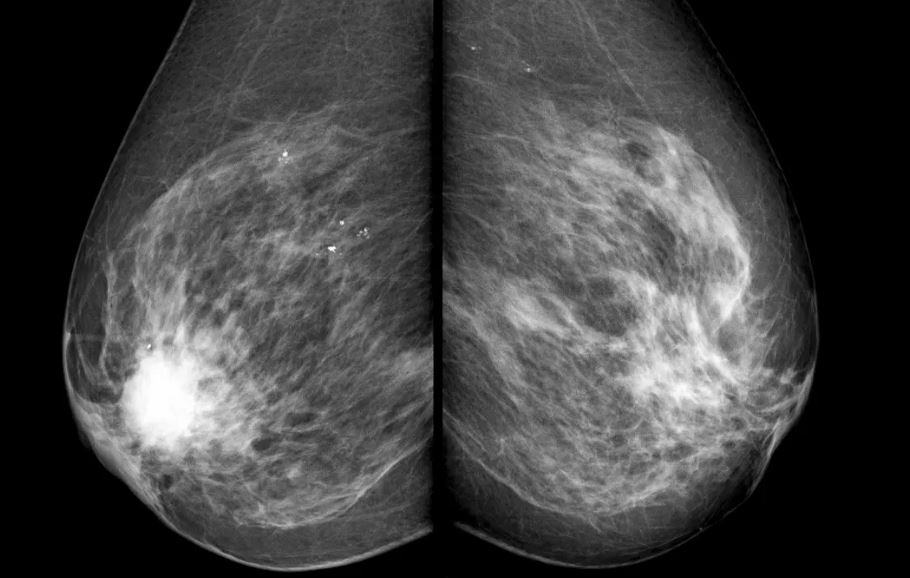
#> input picture 2.Hafta (28.10.2024)/mamo3.jpg, 910 x 578 px
$ python mamo_advanced.py   (older library calls are emulated)
#> lines starting #> are read from the running program, lines starting #| are printed output that depends on the picture; after the words box and inside, x2 and y2 are one past the last pixel; in counts of white or black regions, pixels touching at a corner belong together
import cv2
import numpy as np
import matplotlib.pyplot as plt

image_path = "mamo3.jpg"
image = cv2.imread(image_path, cv2.IMREAD_GRAYSCALE)
#> image is the input picture: shape (578, 910); min 0, max 255, mean 66.4

plt.figure(figsize=(20, 10))

plt.subplot(3, 4, 1)
plt.imshow(image, cmap="gray")
plt.title("Orijinal Görüntü")
plt.axis("off")

hist_eq = cv2.equalizeHist(image) #araştırdığım kadarıyla kontrastı artırıyorki parlaklık daha da yoğunlaşssın
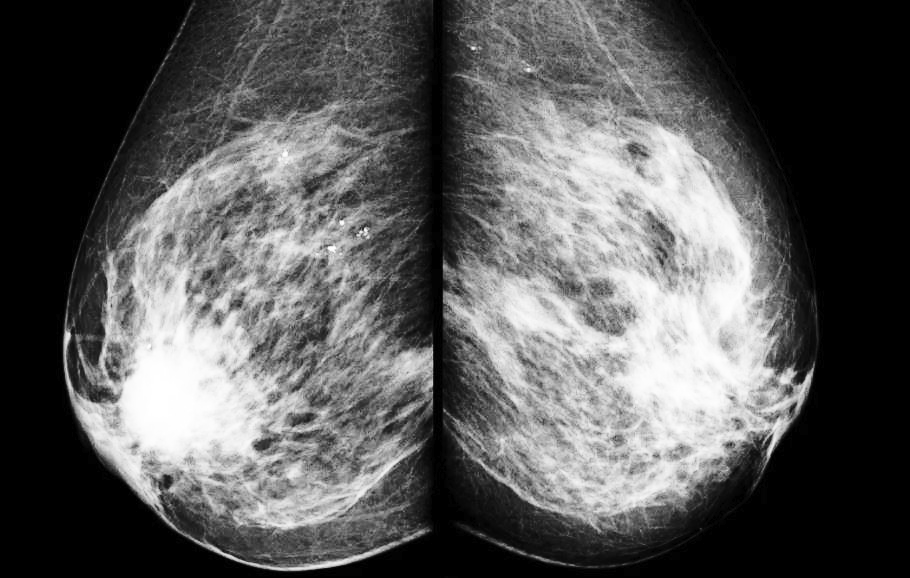
#> hist_eq: shape (578, 910); min 0, max 255, mean 90.3
plt.subplot(3, 4, 2)
plt.imshow(hist_eq, cmap="gray")
plt.title("Histogram Eşitleme")
plt.axis("off")

clahe = cv2.createCLAHE(clipLimit=2.0, tileGridSize=(8, 8))#gelişmiş bir histogram eşitleme yöntemi.
clahe_img = clahe.apply(image)
plt.subplot(3, 4, 3)
plt.imshow(clahe_img, cmap="gray")
plt.title("CLAHE")
plt.axis("off")

gaussian_blur = cv2.GaussianBlur(image, (5, 5), 0)
plt.subplot(3, 4, 4)
plt.imshow(gaussian_blur, cmap="gray")
plt.title("Gaussian Blur")
plt.axis("off")

median_blur = cv2.medianBlur(image, 5)
plt.subplot(3, 4, 5)
plt.imshow(median_blur, cmap="gray")
plt.title("Median Blur")
plt.axis("off")

canny_edges = cv2.Canny(image, 100, 200)
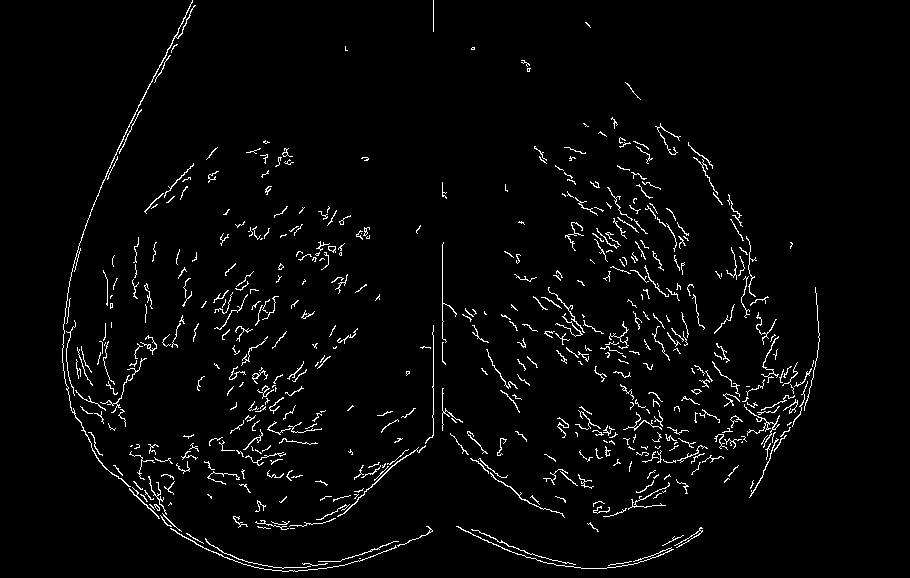
#> canny_edges: shape (578, 910); 2.9% white in thin lines or dots, all inside (x1, y1, x2, y2) = (62, 0, 820, 572)
plt.subplot(3, 4, 6)
plt.imshow(canny_edges, cmap="gray")
plt.title("Canny Kenar Algılama (Orijinal)")
plt.axis("off")

canny_clahe = cv2.Canny(clahe_img, 100, 200)
#> canny_clahe: shape (578, 910); 13.9% white in thin lines or dots, all inside (x1, y1, x2, y2) = (63, 0, 820, 571)
plt.subplot(3, 4, 7)
plt.imshow(canny_clahe, cmap="gray")
plt.title("Canny Kenar Algılama (CLAHE)")
plt.axis("off")

sobelx = cv2.Sobel(clahe_img, cv2.CV_64F, 1, 0, ksize=5)
sobely = cv2.Sobel(clahe_img, cv2.CV_64F, 0, 1, ksize=5)
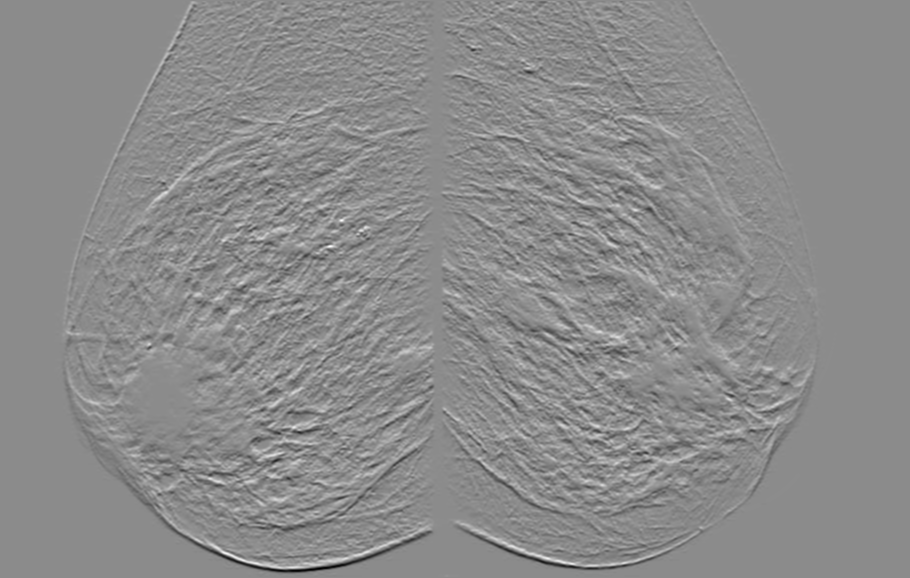
#> sobely: shape (578, 910) float64; min -8461, max 6959, mean -11.3; drawn with min black and max white
sobel_edges = cv2.magnitude(sobelx, sobely)
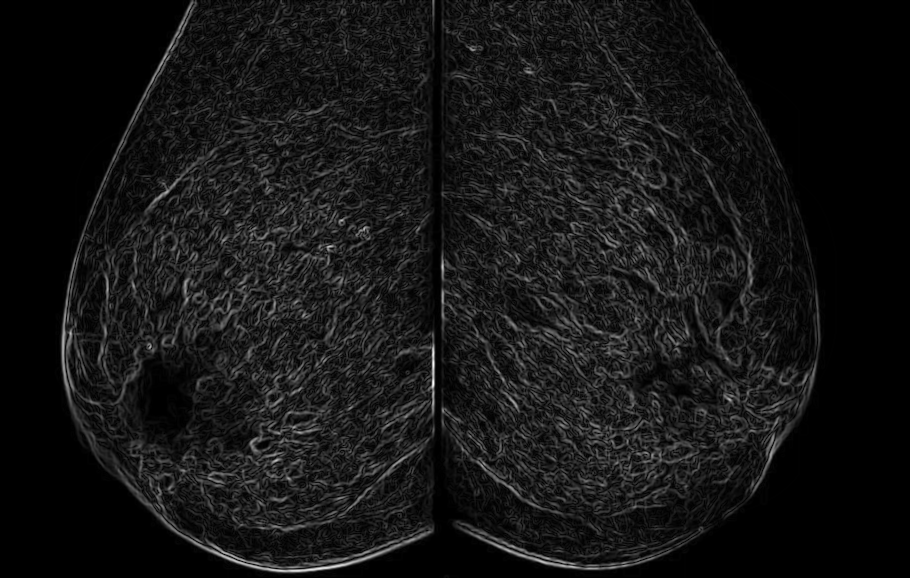
#> sobel_edges: shape (578, 910) float64; min 0, max 9359.1, mean 783.6; drawn with min black and max white
plt.subplot(3, 4, 8)
plt.imshow(sobel_edges, cmap="gray")
plt.title("Sobel Kenar Algılama (CLAHE)")
plt.axis("off")

_, thresh_simple = cv2.threshold(image, 128, 255, cv2.THRESH_BINARY)#araştırıken buldum denemelik
#> thresh_simple: shape (578, 910); 14.2% white; 581 white regions (512 under 20 px), largest, box (x1, y1, x2, y2) and area: (490, 126, 773, 511) 44194, (79, 264, 278, 500) 20178, (455, 306, 529, 389) 1079
plt.subplot(3, 4, 9)
plt.imshow(thresh_simple, cmap="gray")
plt.title("Basit Eşikleme Segmentasyonu")
plt.axis("off")

_, thresh_otsu = cv2.threshold(image, 0, 255, cv2.THRESH_BINARY + cv2.THRESH_OTSU) #araştırıken buldum denemelik
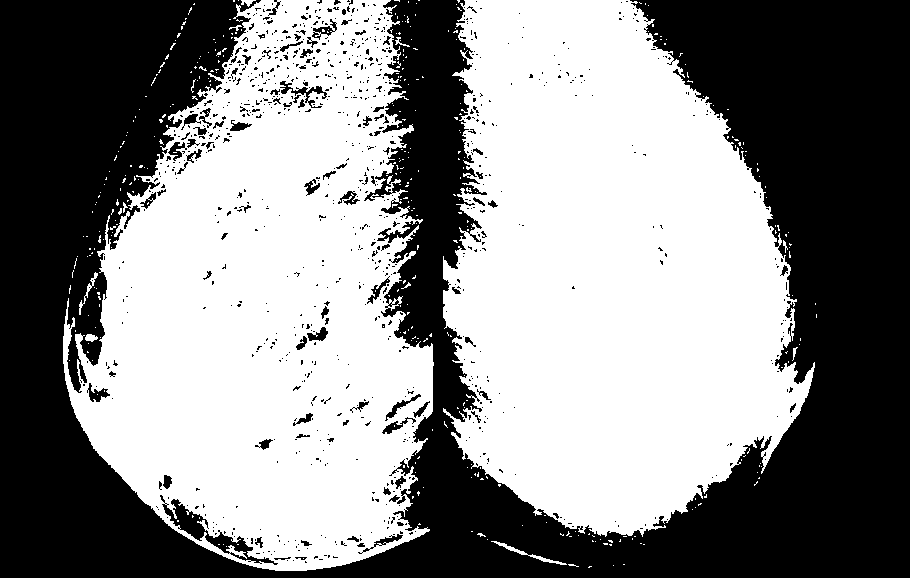
#> thresh_otsu: shape (578, 910); 54% white; 933 black regions (847 under 20 px), largest, box (x1, y1, x2, y2) and area: (0, 0, 910, 578) 232000, (160, 495, 278, 565) 1446, (280, 81, 327, 108) 317
plt.subplot(3, 4, 10)
plt.imshow(thresh_otsu, cmap="gray")
plt.title("Otsu Eşikleme Segmentasyonu")
plt.axis("off")

image_flat = image.reshape((-1, 1))
image_flat = np.float32(image_flat)
criteria = (cv2.TERM_CRITERIA_EPS + cv2.TERM_CRITERIA_MAX_ITER, 100, 0.2)
_, labels, centers = cv2.kmeans(image_flat, 2, None, criteria, 10, cv2.KMEANS_RANDOM_CENTERS)
#> centers = [13.07, 110.6]
segmented_image = labels.reshape(image.shape) #araştırıken buldum denemelik
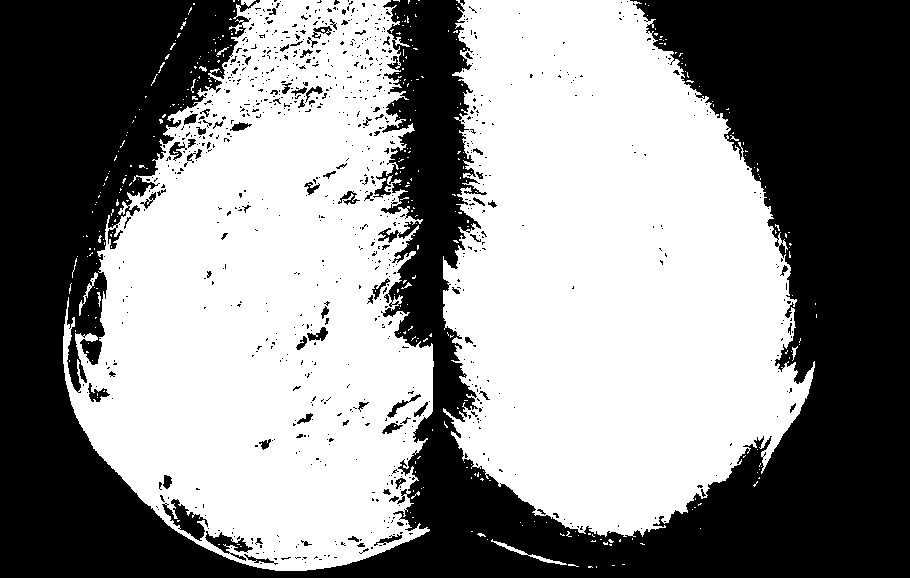
#> segmented_image: shape (578, 910) int32; values 0 (black) and 1 (white), 54.7% white; 895 black regions (816 under 20 px)
plt.subplot(3, 4, 11)
plt.imshow(segmented_image, cmap="gray")
plt.title("K-Means Segmentasyonu")
plt.axis("off")

contours, _ = cv2.findContours(thresh_otsu, cv2.RETR_TREE, cv2.CHAIN_APPROX_SIMPLE)#araştırıken buldum denemelik
#> contours = 1509 contours, 1367 with area under 20; largest, box (x1, y1, x2, y2) and area: (63, 0, 434, 571) 145000, (443, 0, 815, 537) 143882, (161, 498, 279, 566) 1666, (279, 80, 328, 104) 366, (87, 382, 111, 403) 232
contour_img = np.zeros_like(image)
cv2.drawContours(contour_img, contours, -1, (255, 255, 255), 1)
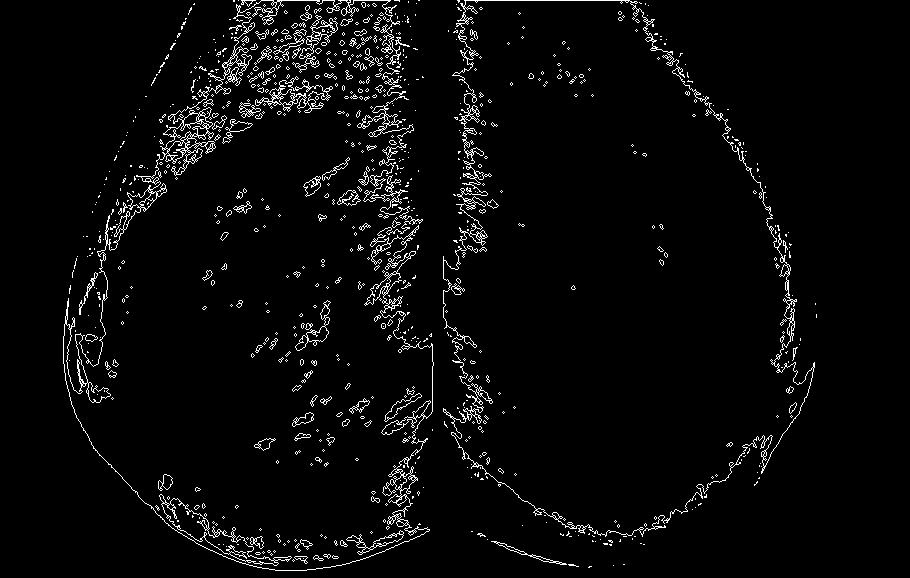
#> contour_img: shape (578, 910); 3.6% white in thin lines or dots, all inside (x1, y1, x2, y2) = (63, 0, 817, 571)
plt.subplot(3, 4, 12)
plt.imshow(contour_img, cmap="gray")
plt.title("Kontur Algılama (Otsu)")
plt.axis("off")

plt.tight_layout()
plt.show()

$ run again, with 2.Hafta (28.10.2024)/mamo1.png saved as 2.Hafta (28.10.2024)/mamo3.jpg
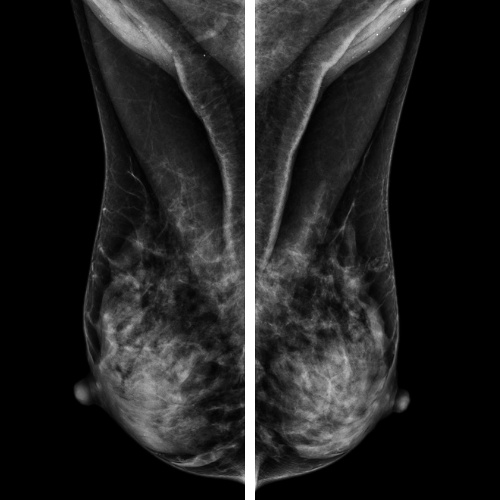
#> input picture 2.Hafta (28.10.2024)/mamo1.png, 500 x 500 px
#> image is the input picture: shape (500, 500); min 0, max 255, mean 35
#> `canny_edges = cv2.Canny(image, 100, 200)`:
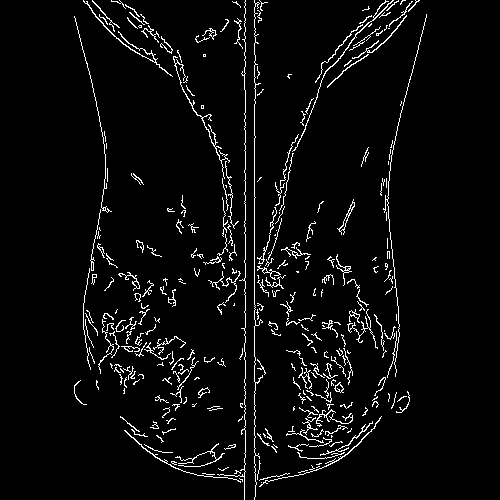
#> canny_edges: shape (500, 500); 4.3% white in thin lines or dots, all inside (x1, y1, x2, y2) = (74, 0, 427, 500)
#> canny_clahe: shape (500, 500); 11.1% white in thin lines or dots, all inside (x1, y1, x2, y2) = (71, 0, 430, 500)
#> thresh_simple: shape (500, 500); 4.6% white; 174 white regions (138 under 20 px), largest, box (x1, y1, x2, y2) and area: (240, 0, 262, 500) 5170, (314, 0, 415, 97) 1529, (92, 0, 172, 53) 1376
#> thresh_otsu: shape (500, 500); 18.7% white; 290 white regions (249 under 20 px), largest, box (x1, y1, x2, y2) and area: (168, 0, 418, 500) 21534, (279, 292, 399, 458) 9132, (98, 303, 212, 451) 8926
#> centers = [16.08, 115.6]
#> segmented_image: shape (500, 500) int32; values 0 (black) and 1 (white), 19% white; 287 white regions (242 under 20 px)
#> contours = 567 contours, 523 with area under 20; largest, box (x1, y1, x2, y2) and area: (168, 0, 418, 500) 20040, (98, 303, 212, 451) 9027, (279, 292, 399, 458) 8824, (86, 0, 196, 107) 3254, (330, 258, 361, 302) 326
#> `cv2.drawContours(contour_img, contours, -1, (255, 255, 255), 1)`:
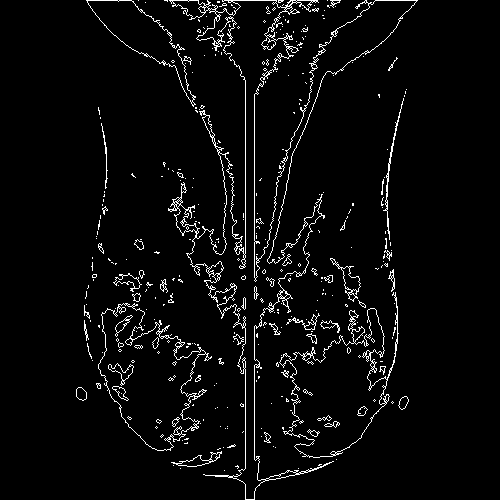
#> contour_img: shape (500, 500); 4% white in thin lines or dots, all inside (x1, y1, x2, y2) = (76, 0, 418, 500)

$ run again, with 2.Hafta (28.10.2024)/mamo2.png saved as 2.Hafta (28.10.2024)/mamo3.jpg
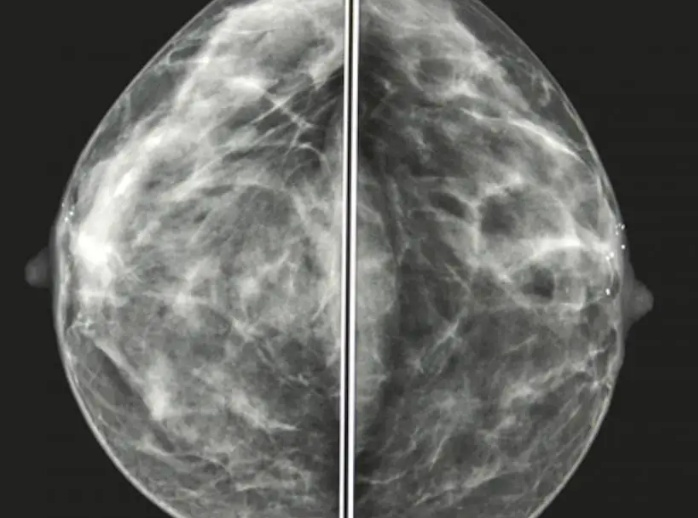
#> input picture 2.Hafta (28.10.2024)/mamo2.png, 698 x 518 px
#> canny_edges: shape (518, 698); 2.3% white in thin lines or dots, all inside (x1, y1, x2, y2) = (55, 0, 625, 518)
#> canny_clahe: shape (518, 698); 8.1% white in thin lines or dots, all inside (x1, y1, x2, y2) = (56, 0, 625, 518)
#> thresh_simple: shape (518, 698); 31.4% white; 151 white regions (94 under 20 px), largest, box (x1, y1, x2, y2) and area: (56, 0, 349, 518) 74068, (361, 0, 625, 329) 25326, (348, 0, 392, 518) 6464
#> `_, thresh_otsu = cv2.threshold(image, 0, 255, cv2.THRESH_BINARY + cv2...`:
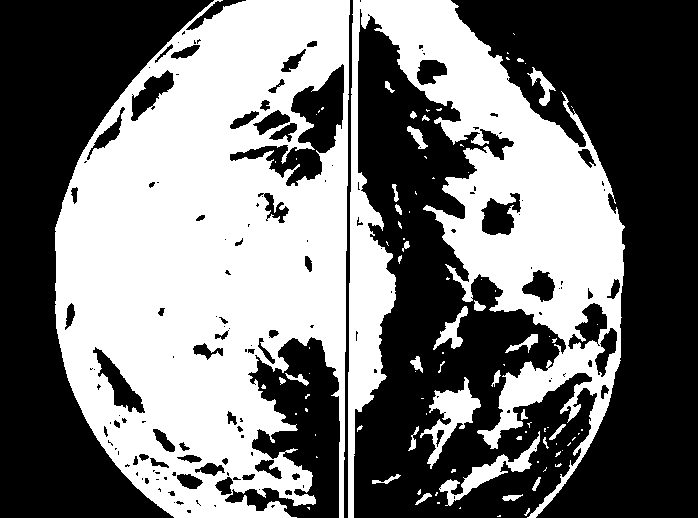
#> thresh_otsu: shape (518, 698); 45.9% white; 94 white regions (61 under 20 px), largest, box (x1, y1, x2, y2) and area: (55, 0, 350, 518) 106424, (348, 0, 625, 518) 53233, (420, 377, 481, 469) 1802
#> centers = [151.3, 55.18]
#> segmented_image: shape (518, 698) int32; values 0 (black) and 1 (white), 54.1% white; 94 black regions (61 under 20 px)
#> contours = 258 contours, 166 with area under 20; largest, box (x1, y1, x2, y2) and area: (55, 0, 350, 518) 117116, (348, 0, 625, 518) 55572, (229, 63, 345, 187) 4675, (420, 377, 481, 469) 1704, (439, 431, 540, 506) 1279
#> `cv2.drawContours(contour_img, contours, -1, (255, 255, 255), 1)`:
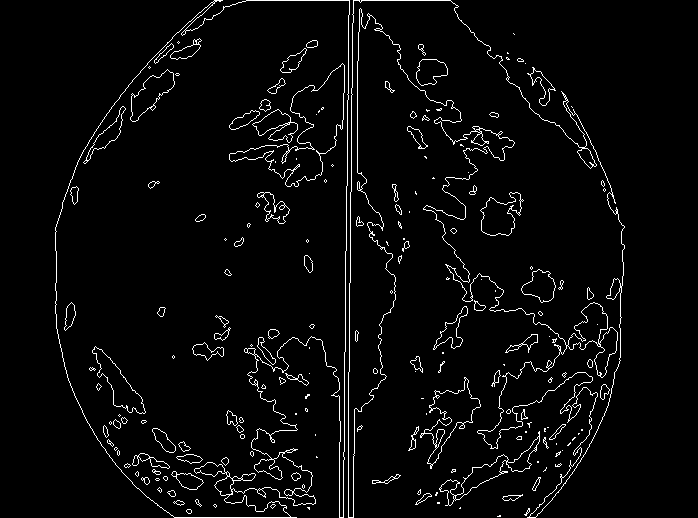
#> contour_img: shape (518, 698); 3.5% white in thin lines or dots, all inside (x1, y1, x2, y2) = (55, 0, 625, 518)
